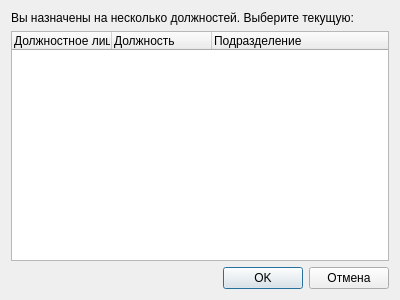
<ui version="4.0" >
 <class>choose_dl_form</class>
 <widget class="QDialog" name="choose_dl_form" >
  <property name="geometry" >
   <rect>
    <x>0</x>
    <y>0</y>
    <width>400</width>
    <height>300</height>
   </rect>
  </property>
  <property name="windowTitle" >
   <string>Выбор текущего должностного лица</string>
  </property>
  <layout class="QGridLayout" name="gridLayout" >
   <item row="0" column="0" >
    <widget class="QLabel" name="label" >
     <property name="text" >
      <string>Вы назначены на несколько должностей. Выберите текущую:</string>
     </property>
    </widget>
   </item>
   <item row="1" column="0" >
    <widget class="QTreeWidget" name="twDls" >
     <column>
      <property name="text" >
       <string>Должностное лицо</string>
      </property>
     </column>
     <column>
      <property name="text" >
       <string>Должность</string>
      </property>
     </column>
     <column>
      <property name="text" >
       <string>Подразделение</string>
      </property>
     </column>
    </widget>
   </item>
   <item row="2" column="0" >
    <layout class="QHBoxLayout" name="horizontalLayout" >
     <item>
      <spacer name="horizontalSpacer" >
       <property name="orientation" >
        <enum>Qt::Horizontal</enum>
       </property>
       <property name="sizeHint" stdset="0" >
        <size>
         <width>40</width>
         <height>20</height>
        </size>
       </property>
      </spacer>
     </item>
     <item>
      <widget class="QPushButton" name="pbOk" >
       <property name="text" >
        <string>OK</string>
       </property>
      </widget>
     </item>
     <item>
      <widget class="QPushButton" name="pbCancel" >
       <property name="text" >
        <string>Отмена</string>
       </property>
      </widget>
     </item>
    </layout>
   </item>
  </layout>
 </widget>
 <resources/>
 <connections/>
</ui>
